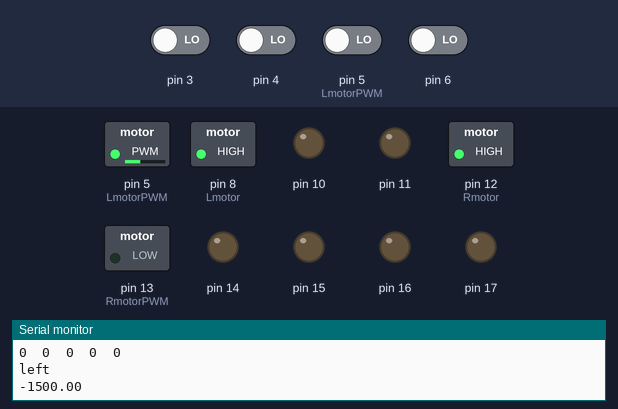
The sketch below on a simulated Arduino Uno, built with avr-gcc and run on an emulated ATmega328P. Parts: switched loads named in the sketch (green lamp = pin HIGH), output pins drawn as LEDs (lit = HIGH), the last lines printed to the serial monitor. The inputs (shaded band) are chosen by the test bench; at power-on: pin 3, pin 4, pin 5 (LmotorPWM), pin 6 LOW.

Above: at 16.7 s.
16.8 s: pin 4 driven HIGH
At 18.0 s:
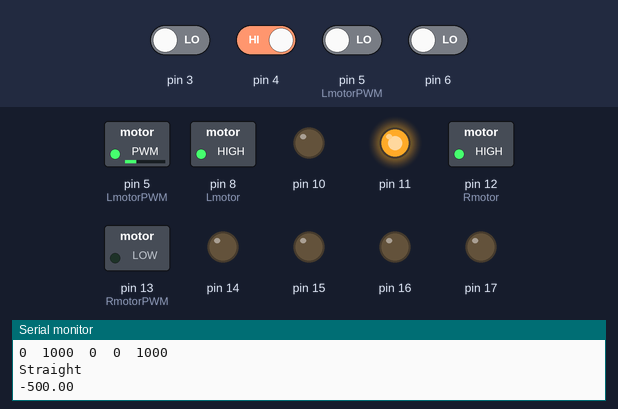
18.4 s: pin 3 driven HIGH
At 18.9 s:
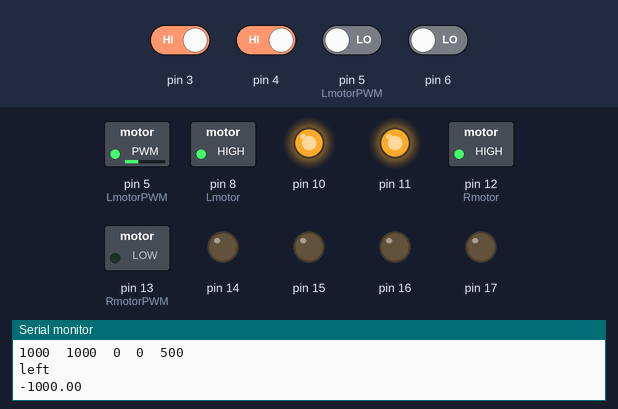
20.0 s: pin 5 (LmotorPWM) driven HIGH
At 21.3 s:
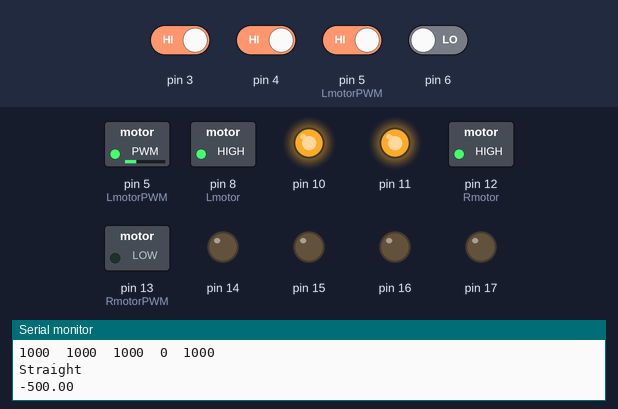
21.6 s: pin 6 driven HIGH
At 22.3 s:
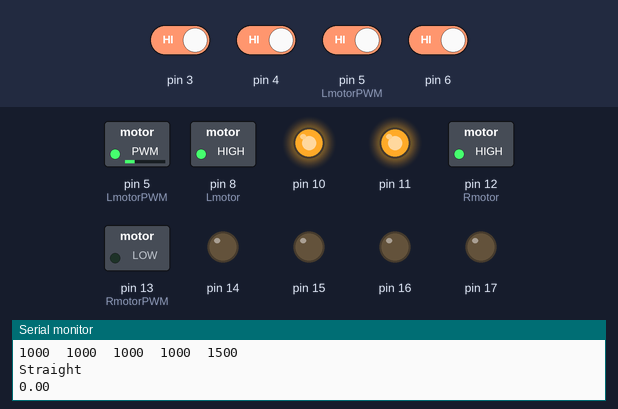
23.2 s: pin 4 driven LOW
At 24.5 s:
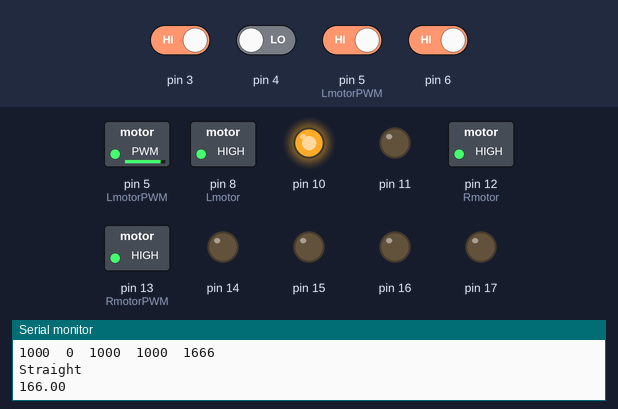
24.8 s: pin 3 driven LOW
At 25.9 s:
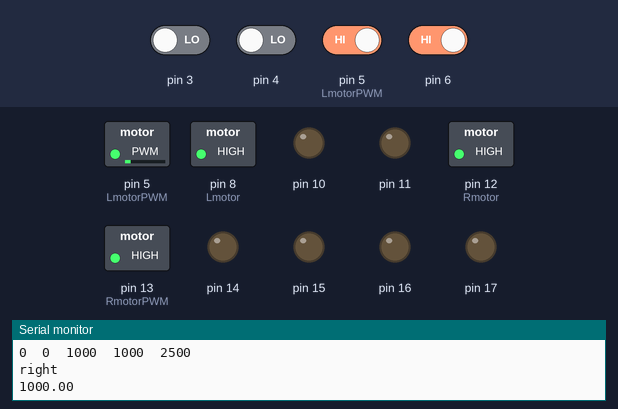
Timing chart, 0 to 27.4 s (numbered marks = the images above; inputs shaded):
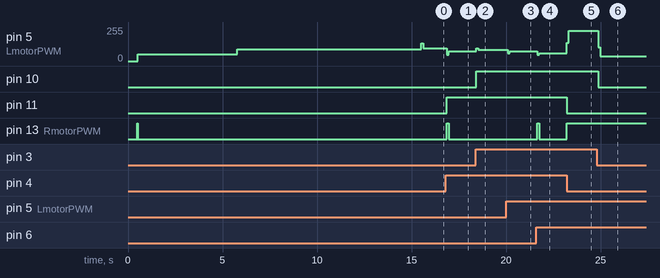

The sketch:

PIDpositionreflectance.ino
```cpp
boolean KP =  0.01;
boolean  KD  = 0.05;
#include <QTRSensors.h>
QTRSensors qtr;
const uint8_t SensorCount = 4;
uint16_t sensorValues[SensorCount];
int Rmotor= 12;
int RmotorPWM= 13;
int Lmotor= 8;
int LmotorPWM= 5;

void setup()
{
  for (int i = 2; i < 6; i++){ pinMode(i, INPUT);}
  for (int i = 10; i < 18; i++) {pinMode(i, OUTPUT);}
  // configure the sensors
  qtr.setTypeRC();
  qtr.setSensorPins((const uint8_t[]){3, 4, 5, 6}, SensorCount);
  //qtr.setEmitterPin(2);
  delay(500);
  Serial.begin(115200);
  Serial.println("Begin calibrations");
  pinMode(LED_BUILTIN, OUTPUT);
  digitalWrite(LED_BUILTIN, HIGH); // turn on Arduino's LED to indicate we are in calibration mode
  // 2.5 ms RC read timeout (default) * 10 reads per calibrate() call
  // = ~25 ms per calibrate() call.
  // Call calibrate() 400 times to make calibration take about 10 seconds.
  for (uint16_t i = 0; i < 400; i++)
  {
    qtr.calibrate();
    //Have the robot self-calibrate
    if(i <150){
      turn_right();
      delay(10);
    }
    else{
      turn_left();
      delay(10);
    }
  }
  digitalWrite(LED_BUILTIN, LOW); // turn off Arduino's LED to indicate we are through with calibration
  // print the calibration minimum values measured when emitters were on
  Serial.println("printing minimum");
  for (uint8_t i = 0; i < SensorCount; i++)
  {
    Serial.print(qtr.calibrationOn.minimum[i]);
    Serial.print(' ');
  }
  Serial.println();
  // print the calibration maximum values measured when emitters were on
  for (uint8_t i = 0; i < SensorCount; i++)
  {
    Serial.print(qtr.calibrationOn.maximum[i]);
    Serial.print(' ');
  }
  Serial.println();
  Serial.println();
  delay(1000);

  pinMode(Rmotor,OUTPUT);
  pinMode(Lmotor,OUTPUT);
  pinMode(RmotorPWM,OUTPUT);
  pinMode(LmotorPWM, OUTPUT);

}
int lastError = 0;


void loop()
{
  // read calibrated sensor values and obtain a measure of the line position
  // from 0 to 5000 (for a white line, use readLineWhite() instead)
  uint16_t position = qtr.readLineBlack(sensorValues);
  // print the sensor values as numbers from 0 to 1000, where 0 means maximum
  // reflectance and 1000 means minimum reflectance, followed by the line
  // position
  for (uint8_t i = 0; i < SensorCount; i++)
  {
    Serial.print(sensorValues[i]);
    Serial.print('\t');
    if (sensorValues[i] > 800) {digitalWrite(i + 10, HIGH);}
    else {digitalWrite(i+10, LOW);}
  }

  Serial.println(position);
  int error = position - 1500;
  double motorSpeed = KP * error + KD *(error-lastError);//change in PWM(negative if turning left, positive if turning right)
  lastError = error;
  // the next if statement not really necessary just printing out values and comparing it to previous code
   if ((position>= 1000) && (position <= 2000)){
    Serial.println("Straight");
    Serial.println(motorSpeed);
  }
  else if (position > 2000){
    Serial.println("right");
    Serial.println(motorSpeed);
  }
  else if (position < 1000){
    Serial.println("left");
    Serial.println(motorSpeed);
  }
  else{
     Serial.println("Straight");
     Serial.println(motorSpeed);
  }
  move(motorSpeed);

  delay(100);
}

//functions for moving
void turn_right(){
  digitalWrite(Rmotor,HIGH);
  digitalWrite(Lmotor,HIGH);
  analogWrite(RmotorPWM,90);
  analogWrite(LmotorPWM, 50);
}
void turn_left(){
  digitalWrite(Rmotor,HIGH);
  digitalWrite(Lmotor,HIGH);
  analogWrite(RmotorPWM, 50);
  analogWrite(LmotorPWM, 90);
}

void move(int motorSpeed){
   digitalWrite(Rmotor,HIGH);
  digitalWrite(Lmotor,HIGH);
  analogWrite(RmotorPWM,60+motorSpeed);
  analogWrite(LmotorPWM, 60 + motorSpeed);
}
```

Measured:
- after the input at 16.8 s, pin 5 (LmotorPWM): 96/255 → 48/255 after 0.07 s, → 72/255 0.10 s later; pin 11: LOW → HIGH after 0.07 s; pin 13 (RmotorPWM): LOW → HIGH after 0.07 s, → LOW 0.10 s later
- after the input at 18.4 s, pin 5 (LmotorPWM): 72/255 → 96/255 at once, → 84/255 0.10 s later; pin 10: LOW → HIGH at once
- after the input at 20.0 s, pin 5 (LmotorPWM): 84/255 → 60/255 after 0.09 s, → 72/255 0.10 s later
- after the input at 21.6 s, pin 5 (LmotorPWM): 72/255 → 48/255 after 0.05 s, → 60/255 0.10 s later; pin 13 (RmotorPWM): LOW → HIGH after 0.05 s, → LOW 0.11 s later
- after the input at 23.2 s, pin 5 (LmotorPWM): 60/255 → 136/255 at once, → 226/255 0.10 s later; pin 11: HIGH → LOW at once; pin 13 (RmotorPWM): LOW → HIGH at once
- after the input at 24.8 s, pin 5 (LmotorPWM): 226/255 → 102/255 after 0.08 s, → 36/255 0.10 s later; pin 10: HIGH → LOW after 0.08 s
